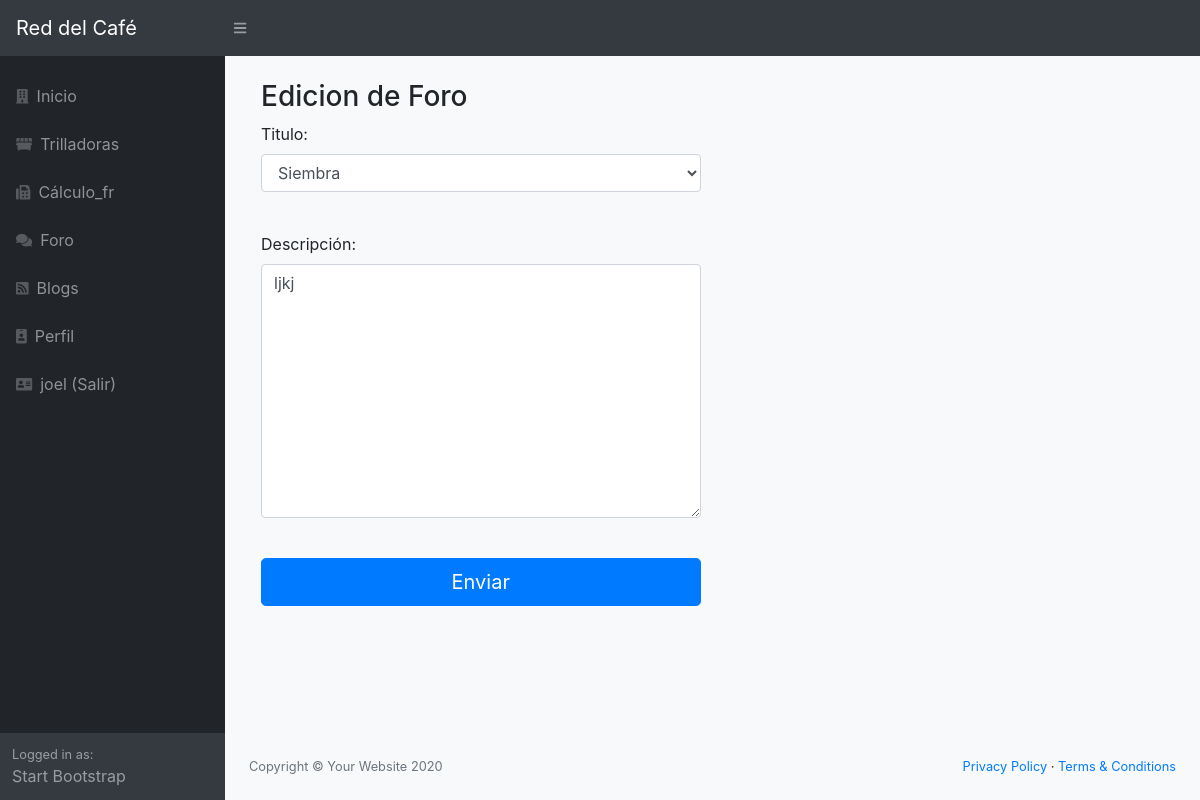
The app's page /foros/8/edit (signed in) with its own data.
### red/models.py (models this page shows, shortened)
class Usuarios(db.Model):
    __tablename__ = 'usuarios'
    id = Column(Integer, primary_key=True)
    username = Column(String(100), nullable=False)
    password_hash = Column(String(128), nullable=False)
    nombre = Column(String(200), nullable=False)
    email = Column(String(200), nullable=False)
    admin = Column(Boolean, default=False)
    @property
    def password(self):
        raise AttributeError('password is not a readable attribute')

class Foros(db.Model):
    __tablename__ = 'foros'
    id = Column(Integer, primary_key=True)
    descripcion = Column(String(255))
    created_at = db.Column(db.DateTime)
    UsuarioId = Column(Integer, ForeignKey('usuarios.id'), nullable=False)
    TituloId = Column(Integer, ForeignKey('titulos.id'), nullable=False)
    titulo = relationship("Titulos", backref="Foros")
    usuario = relationship("Usuarios", backref="Foros")

### red/app.py (the view)
@app.route('/foros/<id>/edit', methods=["get", "post"])
@login_required
def foros_edit(id):
    from red.models import Foros, Titulos
    frs = Foros.query.get(id)
    if frs is None:
       abort(404)
    form = FormForo(obj=frs)
    titulos = [(c.id, c.nombre) for c in Titulos.query.all()[1:]]
    form.TituloId.choices = titulos
    if form.validate_on_submit():
        form.populate_obj(frs)
        db.session.commit()
        return redirect(url_for("foros"))
    return render_template("foros_new.html", form=form, accion='edt')

### red/forms.py
class FormForo(FlaskForm):
    UsuarioId = HiddenField()
    TituloId = SelectField("Titulo:", coerce=int)
    descripcion = TextAreaField("Descripción:")
    created_at = HiddenField()
    submit = SubmitField('Enviar')

### red/app.py (called while the page is built)
@login_manager.user_loader
def load_user(user_id):
    from red.models import Usuarios
    return Usuarios.query.get(int(user_id))

### red/templates/foros_new.html (shortened to what this page needs)
{% extends "base.html" %}
{% block body %}
<div class="container">
  <div class="col-md-6">
  {% if accion=='add' %}
    <h3>Nuevo Foro</h3>
  {% else %}
    <h3>Edicion de Foro</h3>
  {% endif %}
      <form class="form-horizontal" method="post" enctype="multipart/form-data">
        <div class="form-group">
          {{form.TituloId.label() }}{{form.TituloId(class="form-control")}}<br/>
        </div>
        <div class="form-group">
          {{form.descripcion.label() }}<br/>{{form.descripcion(rows="10",cols="55",class="form-control")}}<br/>
        </div>
        {{form.submit(class="btn btn-lg btn-primary btn-block")}}
    </form>
    <br/>
  </div>
</div>
{% endblock %}

### red/templates/base.html (shortened to what this page needs)
<!DOCTYPE html>
<html lang="en">
<head>
    <link rel="stylesheet" href="{{ url_for('static', filename='css/styles.css') }}">
    <link href="https://cdn.datatables.net/1.10.20/css/dataTables.bootstrap4.min.css" rel="stylesheet" />
</head>
<body class="sb-nav-fixed bg-light">
    <nav class="sb-topnav navbar navbar-expand navbar-dark bg-dark">
        <a class="navbar-brand" href="/">Red del Café</a>
        <button class="btn btn-link btn-sm order-1 order-lg-0" id="sidebarToggle" href="#"><i
              class="fas fa-bars"></i></button>
    </nav>
    <div id="layoutSidenav">
        <div id="layoutSidenav_nav">
            <nav class="sb-sidenav accordion sb-sidenav-dark" id="sidenavAccordion">
                <div class="sb-sidenav-menu">
                    <div class="nav">
                        <a class="nav-link mt-3" href="/">
                            <div class="sb-nav-link-icon"><i class="fas fa-building"></i></div>
                            Inicio
                        </a>
                        <a class="nav-link" href="/trilladoras">
                            <div class="sb-nav-link-icon"><i class="fas fa-dumpster"></i></div>
                            Trilladoras
                        </a>
                        <a class="nav-link" href="/calculo">
                            <div class="sb-nav-link-icon"><i class="fas fa-fax"></i></div>
                            Cálculo_fr
                        </a>
                        <a class="nav-link" href="/foros">
                            <div class="sb-nav-link-icon"><i class="fas fa-comments"></i></div>
                            Foro
                        </a>
                        <a class="nav-link" href="/blogs">
                            <div class="sb-nav-link-icon"><i class="fas fa-rss-square"></i></div>
                            Blogs
                        </a>
                        {% if current_user.is_authenticated %}
                        <a class="nav-link " href="/perfil/{{ current_user.username}}">
                            <div class="sb-nav-link-icon"><i class="fas fa-id-badge"></i></div>
                            Perfil</a>
                        <a class="nav-link" href="/logout">
                            <div class="sb-nav-link-icon"><i class="fas fa-address-card"></i></div>
                            {{ current_user.username}} (Salir)</a>
                        {% endif %}
                    </div>
                </div>
                <div class="sb-sidenav-footer">
                    <div class="small">Logged in as:</div>
                    Start Bootstrap
                </div>
            </nav>
        </div>
        <div id="layoutSidenav_content">
            <main class="pt-4">
                {% block body%} {% endblock %}
            </main>
            <footer class="py-4 bg-light mt-auto">
                <div class="container-fluid">
                    <div class="d-flex align-items-center justify-content-between small">
                        <div class="text-muted">Copyright &copy; Your Website 2020</div>
                        <div>
                            <a href="#">Privacy Policy</a> &middot;
                            <a href="#">Terms &amp; Conditions</a>
                        </div>
                    </div>
                </div>
            </footer>
        </div>
    </div>
</body>
</html>

### records on screen
Usuarios: username "joel"
Foros: TituloId "Siembra", descripcion "ljkj"
